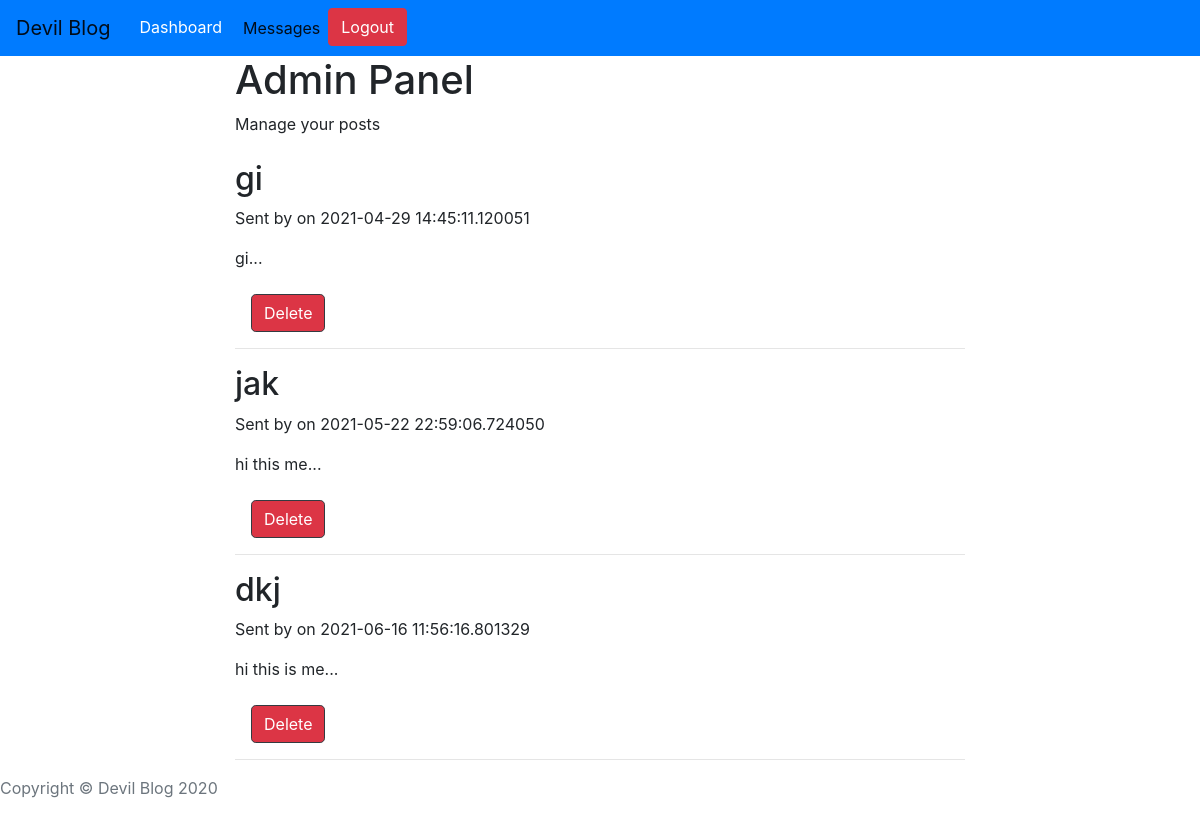
The page /msg (signed in) on the database as committed earlier.
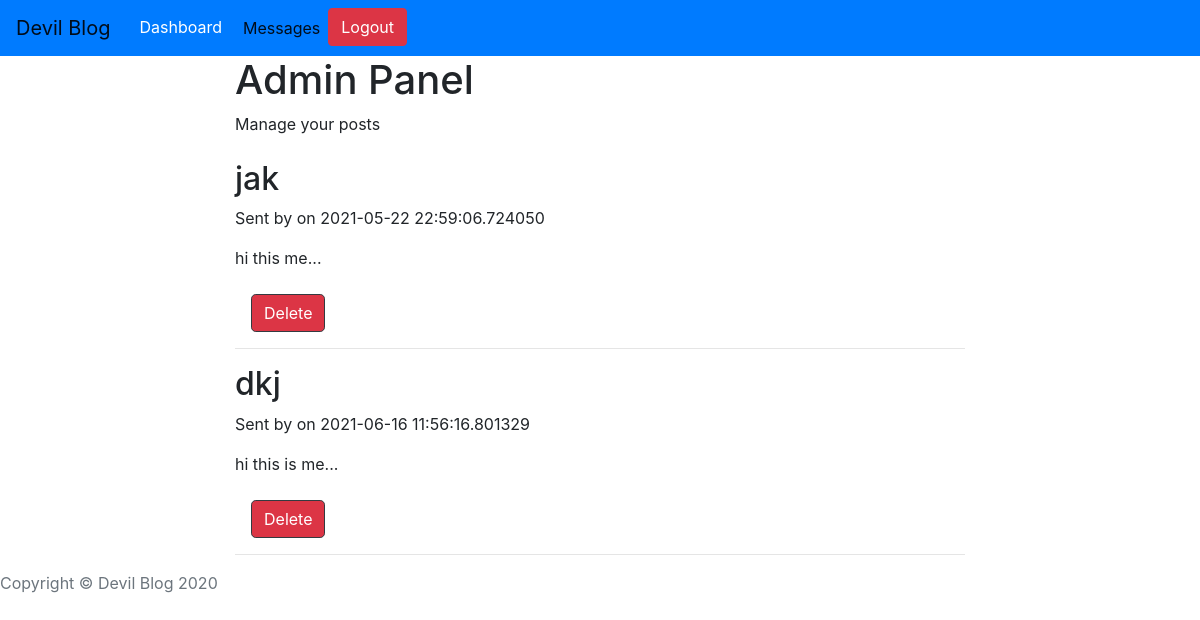
The same page on the database as committed later.
### models.py (models this page shows)
class Msg(db.Model):
    sno = db.Column(db.Integer, primary_key=True,)
    name = db.Column(db.String(80), nullable=False)
    email = db.Column(db.String(50),  nullable=False)
    message = db.Column(db.String(200),  nullable=False)
    date = db.Column(db.String(20),  nullable=True)

### main.py (the view)
@app.route("/msg", methods = ['GET', 'POST'])
def msg():
    if ('user' in session and session['user'] == (Admin.query.filter_by(name=session['user']).first()).name):
        msgs = Msg.query.filter_by().all()
        return render_template('admin/msg.html',params=params, msgs = msgs)
    session['url'] = request.path
    return redirect('/login',code=401)

### templates/admin/msg.html (shortened to what this page needs)
{% extends "admin/layout.html" %}
{% block nav %}
<li class="nav-item">
  <a class="btn btn-primary" href="/dashbord">Dashboard</a>
</li>
<li class="nav-item active">
  <a class="nav-link" href="#">Messages<span class="sr-only">(current)</span></a>
</li>
<li class="nav-item">
  <a class="btn btn-danger" href="/logout">Logout</a>
</li>
{% endblock nav %}
{% block body %}
<header class="masthead" style="background-image: url('https://github.com/jakbin/blog/raw/main/contact-bg.jpg')">
  <div class="container">
    <div class="row">
      <div class="col-lg-8 col-md-10 mx-auto">
        <div class="page-heading">
          <h1>Admin Panel</h1>
          <span class="subheading">Manage your posts</span>
        </div>
      </div>
    </div>
  </div>
</header>
<div class="container">
  <div class="row">
    <div class="col-lg-8 col-md-10 mx-auto">
      <br>
      {% for msg in msgs %}
      <div class="post-preview">
        <h2 class="post-title">
          {{msg.name}}
        </h2>
        <p class="post-meta">Sent by
          on {{msg.date}}</p>
      </div>
      {{msg.message}}...
      <br>
      <br>
      <td>
        <button id='delete' class="btn btn-danger rounded-lg border border-dark ml-3" data-id='{{msg.sno}}'>Delete</button></td>
      <hr>
      {% endfor %}
    </div>
  </div>
</div>
{% endblock body %}

### templates/admin/layout.html (shortened to what this page needs)
<!DOCTYPE html>
<html lang="en">
<head>
  <link rel="stylesheet" href="https://cdn.jsdelivr.net/npm/bootstrap@4.5.3/dist/css/bootstrap.min.css">
  <link href="https://startbootstrap.github.io/startbootstrap-clean-blog/vendor/fontawesome-free/css/all.min.css" rel="stylesheet" type="text/css">
  <link rel="stylesheet" href="https://cdn.jsdelivr.net/npm/prism-themes@1.6.0/themes/prism-synthwave84.css">
  <link href="https://startbootstrap.github.io/startbootstrap-clean-blog/css/styles.css" rel="stylesheet">
</head>
<body>
  <nav class="navbar navbar-expand-lg navbar-light bg-primary">
    <a class="navbar-brand" href="#">{{params['blog_name']}}</a>
    <div class="collapse navbar-collapse" id="navbarSupportedContent">
      <ul class="navbar-nav mr-auto float-right">
          {% block nav %} {% endblock nav %}
        </ul>
      </div>
  </nav>
  {% block body %} {% endblock body %}
  <footer>
    <p class="copyright text-muted">Copyright &copy; {{params['blog_name']}} 2020</p>
  </footer>
</body>
</html>

Rows that differ between the two databases and show on the page:
removed Msg: name "gi", date "2021-04-29 14:45:11.120051", message "gi"
